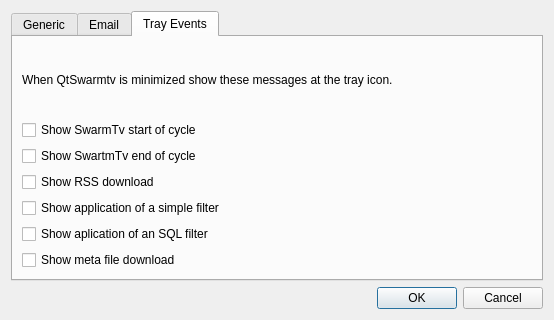
<?xml version="1.0" encoding="UTF-8"?>
<ui version="4.0">
 <class>settingsDialog</class>
 <widget class="QDialog" name="settingsDialog">
  <property name="windowModality">
   <enum>Qt::ApplicationModal</enum>
  </property>
  <property name="geometry">
   <rect>
    <x>0</x>
    <y>0</y>
    <width>554</width>
    <height>320</height>
   </rect>
  </property>
  <property name="windowTitle">
   <string>SwarmTv Settings</string>
  </property>
  <property name="windowIcon">
   <iconset resource="swarmtvqtresources.qrc">
    <normaloff>:/swarmtv/mainlogo/resources/swarmtv_logo.png</normaloff>:/swarmtv/mainlogo/resources/swarmtv_logo.png</iconset>
  </property>
  <layout class="QGridLayout" name="gridLayout">
   <item row="1" column="1">
    <widget class="QDialogButtonBox" name="buttonBox">
     <property name="orientation">
      <enum>Qt::Horizontal</enum>
     </property>
     <property name="standardButtons">
      <set>QDialogButtonBox::Cancel|QDialogButtonBox::Ok</set>
     </property>
    </widget>
   </item>
   <item row="0" column="1">
    <widget class="QTabWidget" name="tabWidget">
     <property name="currentIndex">
      <number>2</number>
     </property>
     <widget class="QWidget" name="tab">
      <attribute name="title">
       <string>Generic</string>
      </attribute>
      <layout class="QGridLayout" name="gridLayout_4">
       <item row="0" column="0">
        <layout class="QGridLayout" name="gridLayout_2">
         <item row="0" column="0">
          <layout class="QHBoxLayout" name="horizontalLayout">
           <item>
            <widget class="QLabel" name="label_2">
             <property name="minimumSize">
              <size>
               <width>150</width>
               <height>0</height>
              </size>
             </property>
             <property name="text">
              <string>Torrent directory</string>
             </property>
            </widget>
           </item>
           <item>
            <widget class="QLineEdit" name="torrentDirLineEdit">
             <property name="toolTip">
              <string>Directory to store downloaded bittorent files.</string>
             </property>
             <property name="whatsThis">
              <string>This is the path the Torrents are downloaded to.</string>
             </property>
             <property name="placeholderText">
              <string>&lt;directory to put torrents in&gt;</string>
             </property>
            </widget>
           </item>
          </layout>
         </item>
         <item row="1" column="0">
          <layout class="QHBoxLayout" name="horizontalLayout_2">
           <item>
            <widget class="QLabel" name="label">
             <property name="minimumSize">
              <size>
               <width>150</width>
               <height>0</height>
              </size>
             </property>
             <property name="text">
              <string>NZB directory</string>
             </property>
            </widget>
           </item>
           <item>
            <widget class="QLineEdit" name="nzbDirectoryLineEdit">
             <property name="toolTip">
              <string>Directory to store downloaded nzb files.</string>
             </property>
             <property name="whatsThis">
              <string>This is the path the NZBs are downloaded to.</string>
             </property>
             <property name="placeholderText">
              <string>&lt;directory to put NZB's in&gt;</string>
             </property>
            </widget>
           </item>
          </layout>
         </item>
         <item row="2" column="0">
          <layout class="QHBoxLayout" name="horizontalLayout_3">
           <item>
            <widget class="QLabel" name="label_3">
             <property name="minimumSize">
              <size>
               <width>150</width>
               <height>0</height>
              </size>
             </property>
             <property name="text">
              <string>Refresh (s)</string>
             </property>
            </widget>
           </item>
           <item>
            <widget class="QLineEdit" name="refreshLineEdit">
             <property name="toolTip">
              <string>Seconds between fetching RSS feeds</string>
             </property>
             <property name="whatsThis">
              <string>The number of minutes between refreshes.</string>
             </property>
             <property name="placeholderText">
              <string>&lt;time between refreshes&gt;</string>
             </property>
            </widget>
           </item>
          </layout>
         </item>
         <item row="3" column="0">
          <layout class="QHBoxLayout" name="horizontalLayout_4">
           <item>
            <widget class="QLabel" name="label_4">
             <property name="minimumSize">
              <size>
               <width>150</width>
               <height>0</height>
              </size>
             </property>
             <property name="text">
              <string>Retain (days)</string>
             </property>
            </widget>
           </item>
           <item>
            <widget class="QLineEdit" name="retainLineEdit">
             <property name="toolTip">
              <string>Number of days to retain downloaded RSS information.</string>
             </property>
             <property name="whatsThis">
              <string>The number of months to keep meta files (torrents or NZBs) in the database.</string>
             </property>
             <property name="placeholderText">
              <string>&lt;number of days to keep RSS information&gt;</string>
             </property>
            </widget>
           </item>
          </layout>
         </item>
         <item row="4" column="0">
          <layout class="QHBoxLayout" name="horizontalLayout_5">
           <item>
            <widget class="QLabel" name="label_5">
             <property name="minimumSize">
              <size>
               <width>150</width>
               <height>0</height>
              </size>
             </property>
             <property name="text">
              <string>Minimal size (bytes)</string>
             </property>
            </widget>
           </item>
           <item>
            <widget class="QLineEdit" name="minimalSizeLineEdit">
             <property name="toolTip">
              <string>Minimal size the RSS information has to indicate below this threshold, download the meta file to check.</string>
             </property>
             <property name="whatsThis">
              <string>The minimal size a RSS feed has to provide for content. When this size is not met, the meta file is downloaded and the size will be red from there.</string>
             </property>
             <property name="placeholderText">
              <string>&lt;Double check sizes below this threshold&gt;</string>
             </property>
            </widget>
           </item>
          </layout>
         </item>
         <item row="5" column="0">
          <layout class="QHBoxLayout" name="horizontalLayout_7">
           <item>
            <widget class="QLabel" name="label_9">
             <property name="minimumSize">
              <size>
               <width>150</width>
               <height>0</height>
              </size>
             </property>
             <property name="text">
              <string>LibTvdb API Key </string>
             </property>
            </widget>
           </item>
           <item>
            <widget class="QLineEdit" name="apiKeyLineEdit">
             <property name="toolTip">
              <string>API key for thetvdb.com interface. Needed to retrieve episode data. Get the API key by registering at http://thetvdb.com</string>
             </property>
             <property name="placeholderText">
              <string>&lt;API key&gt;</string>
             </property>
            </widget>
           </item>
          </layout>
         </item>
        </layout>
       </item>
      </layout>
     </widget>
     <widget class="QWidget" name="tab_2">
      <attribute name="title">
       <string>Email</string>
      </attribute>
      <layout class="QGridLayout" name="gridLayout_3">
       <item row="0" column="0">
        <layout class="QVBoxLayout" name="verticalLayout_5">
         <item>
          <layout class="QVBoxLayout" name="verticalLayout_4">
           <item>
            <widget class="QCheckBox" name="emailEnableCheckBox">
             <property name="toolTip">
              <string>When enabled emails will be sent when a download occurs.</string>
             </property>
             <property name="text">
              <string>Enable email notifications</string>
             </property>
            </widget>
           </item>
           <item>
            <layout class="QHBoxLayout" name="horizontalLayout_6">
             <item>
              <layout class="QVBoxLayout" name="verticalLayout_2">
               <item>
                <widget class="QLabel" name="label_6">
                 <property name="text">
                  <string>Destination address</string>
                 </property>
                </widget>
               </item>
               <item>
                <widget class="QLabel" name="label_7">
                 <property name="text">
                  <string>Sender address</string>
                 </property>
                </widget>
               </item>
               <item>
                <widget class="QLabel" name="label_8">
                 <property name="text">
                  <string>SMTP server</string>
                 </property>
                </widget>
               </item>
              </layout>
             </item>
             <item>
              <layout class="QVBoxLayout" name="verticalLayout_3">
               <item>
                <widget class="QLineEdit" name="destinationLineEdit">
                 <property name="placeholderText">
                  <string>&lt;email address&gt;</string>
                 </property>
                </widget>
               </item>
               <item>
                <widget class="QLineEdit" name="senderLineEdit">
                 <property name="placeholderText">
                  <string>&lt;email address&gt;</string>
                 </property>
                </widget>
               </item>
               <item>
                <widget class="QLineEdit" name="ServerLineEdit">
                 <property name="toolTip">
                  <string>server:port</string>
                 </property>
                 <property name="placeholderText">
                  <string>&lt;server:port&gt;</string>
                 </property>
                </widget>
               </item>
              </layout>
             </item>
            </layout>
           </item>
          </layout>
         </item>
        </layout>
       </item>
       <item row="1" column="0">
        <spacer name="verticalSpacer">
         <property name="orientation">
          <enum>Qt::Vertical</enum>
         </property>
         <property name="sizeHint" stdset="0">
          <size>
           <width>20</width>
           <height>40</height>
          </size>
         </property>
        </spacer>
       </item>
      </layout>
     </widget>
     <widget class="QWidget" name="tab_3">
      <attribute name="title">
       <string>Tray Events</string>
      </attribute>
      <layout class="QGridLayout" name="gridLayout_5">
       <item row="0" column="0">
        <layout class="QVBoxLayout" name="verticalLayout_7">
         <item>
          <widget class="QLabel" name="label_10">
           <property name="text">
            <string>When QtSwarmtv is minimized show these messages at the tray icon.</string>
           </property>
          </widget>
         </item>
         <item>
          <layout class="QVBoxLayout" name="verticalLayout">
           <item>
            <widget class="QCheckBox" name="dbusStartCheckBox">
             <property name="text">
              <string>Show SwarmTv start of cycle</string>
             </property>
            </widget>
           </item>
           <item>
            <widget class="QCheckBox" name="dbusStopCheckBox">
             <property name="text">
              <string>Show SwartmTv end of cycle</string>
             </property>
            </widget>
           </item>
           <item>
            <widget class="QCheckBox" name="dbusRssCheckBox">
             <property name="text">
              <string>Show RSS download</string>
             </property>
            </widget>
           </item>
           <item>
            <widget class="QCheckBox" name="dbusSimpleCheckBox">
             <property name="text">
              <string>Show application of a simple filter</string>
             </property>
            </widget>
           </item>
           <item>
            <widget class="QCheckBox" name="dbusSqlCheckBox">
             <property name="text">
              <string>Show aplication of an SQL filter</string>
             </property>
            </widget>
           </item>
           <item>
            <widget class="QCheckBox" name="dbusDownedCheckBox">
             <property name="text">
              <string>Show meta file download</string>
             </property>
            </widget>
           </item>
          </layout>
         </item>
        </layout>
       </item>
      </layout>
     </widget>
    </widget>
   </item>
  </layout>
 </widget>
 <resources>
  <include location="swarmtvqtresources.qrc"/>
 </resources>
 <connections>
  <connection>
   <sender>buttonBox</sender>
   <signal>accepted()</signal>
   <receiver>settingsDialog</receiver>
   <slot>accept()</slot>
   <hints>
    <hint type="sourcelabel">
     <x>248</x>
     <y>254</y>
    </hint>
    <hint type="destinationlabel">
     <x>157</x>
     <y>274</y>
    </hint>
   </hints>
  </connection>
  <connection>
   <sender>buttonBox</sender>
   <signal>rejected()</signal>
   <receiver>settingsDialog</receiver>
   <slot>reject()</slot>
   <hints>
    <hint type="sourcelabel">
     <x>316</x>
     <y>260</y>
    </hint>
    <hint type="destinationlabel">
     <x>286</x>
     <y>274</y>
    </hint>
   </hints>
  </connection>
 </connections>
</ui>
